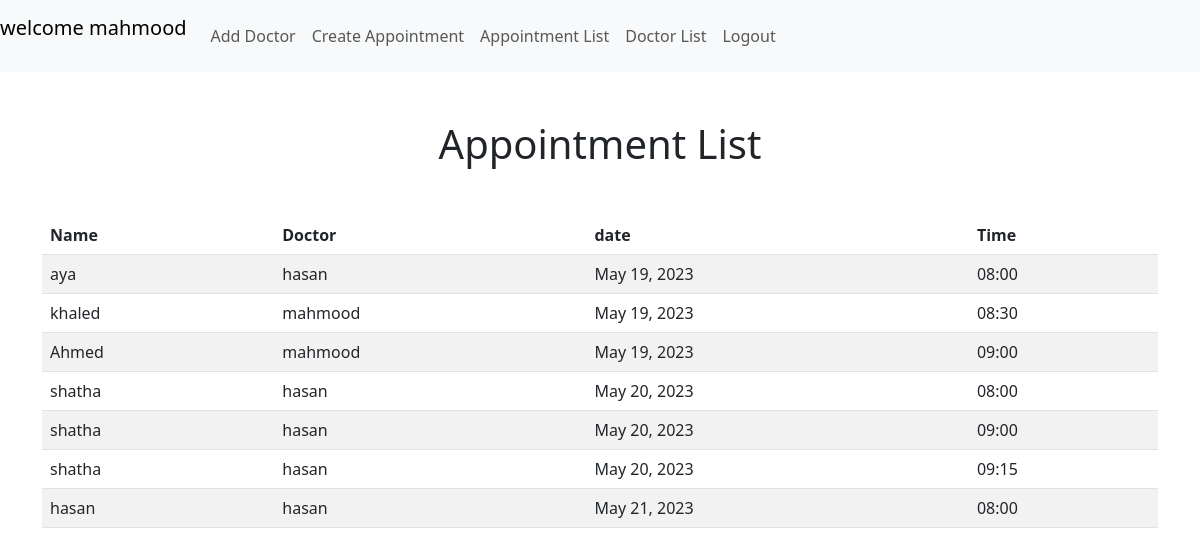
Page /appoinment-list (signed in) on the earlier database version.
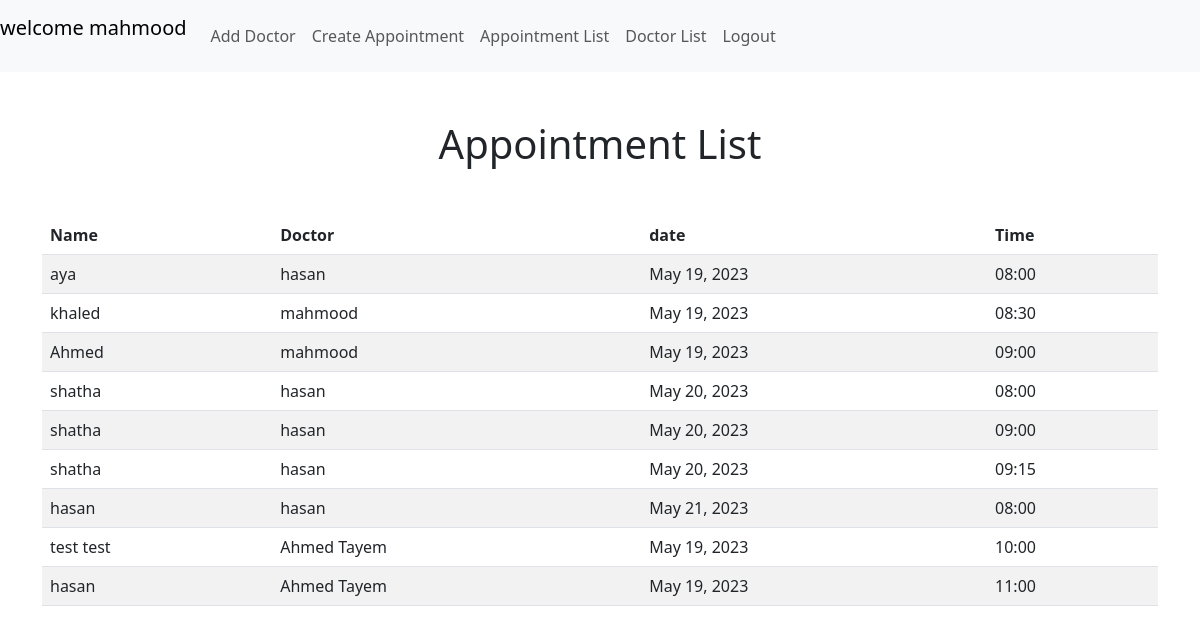
Same page on the later database version.
### appointments/models.py (models this page shows, shortened)
class Appoinment(models.Model):
    doctor = models.ForeignKey(Doctor, on_delete=models.CASCADE)
    name = models.CharField(max_length=50, null=True)
    date = models.DateField(default=date.today)
    time = [
        ('08:00', '08:00'),
        ('08:15', '08:15'),
        ('08:30', '08:30'),
        ('08:45', '08:45'),
        ('09:00', '09:00'),
        ('09:15', '09:15'),
        ('09:30', '09:30'),
        ('09:45', '09:45'),
        ('10:00', '10:00'),
        ('10:15', '10:15'),
        ('10:30', '10:30'),
        ('10:45', '10:45'),
        ('11:00', '11:00'),
        ('11:15', '11:15'),
        ('11:30', '11:30'),
        ('11:45', '11:45'),
        ('12:00', '12:00'),
        ('12:15', '12:15'),
        ('12:30', '12:30'),
        ('12:45', '12:45'),
        ('13:00', '13:00'),
        ('13:15', '13:15'),
        ('13:30', '13:30'),
        ('13:45', '13:45'),
        ('14:00', '14:00'),
        ('22:00', '22:00'),
        ('22:15', '22:15'),
        ('22:30', '22:30'),
        ('22:45', '22:45'),
        ('23:00', '23:00'),
    ]
    time = models.CharField(choices=time, max_length=15 , default=None)
    AVAILABILITY_CHOICES = [
    ('AVAILABLE', 'Available'),
    ('UNAVAILABLE', 'Unavailable'),
]
    availability = models.CharField(choices=AVAILABILITY_CHOICES, max_length=12, default='AVAILABLE')
    booked = models.BooleanField(default=False)
    duration_choices = [
        (15, _("15 minutes")),
        (30, _("30 minutes")),
        (45, _("45 minutes")),
        (60, _("1 hour")),
    ]
    duration = models.IntegerField(choices=duration_choices, default=15)
    end_time = models.CharField(max_length=5, blank=True, null=True)

class Doctor(models.Model):
        name = models.CharField(max_length=50)
        mobile = models.IntegerField(null=True)
        specialty = models.CharField(max_length=50)
        def __str__(self):
            return self.name

### appointments/views.py (the view)
class Appoinmentlistview(UserPassesTestMixin, ListView):
    model = Appoinment
    template_name = "Appoinment_list.html"
    def test_func(self):
        return self.request.user.is_staff

### appointments/templates/Appoinment_list.html
{% extends 'base.html' %}
{% block content %}
<div class="container">
    <h1 class="text-center my-5">Appointment List</h1>
    <table class="table table-striped">
        <thead>
            <tr>
                <th scope="col">Name</th>
                <th scope="col">Doctor</th>
                <th scope="col">date</th>
                <th scope="col">Time</th>
            </tr>
        </thead>
        <tbody>
            {% for appoinment in appoinment_list %}
            <tr>
                <td>{{appoinment.name}}</td>
                <td>{{appoinment.doctor}}</td>
                <td>{{appoinment.date}}</td>
                <td>{{appoinment.time}}</td>
            </tr>
            {% endfor %}
        </tbody>
    </table>
</div>
{%endblock%}

Differences in the rows shown:
added Appoinment: name "test test", doctor "Ahmed Tayem", date "May 19, 2023", time "10:00"
added Appoinment: name "hasan", doctor "Ahmed Tayem", date "May 19, 2023", time "11:00"
